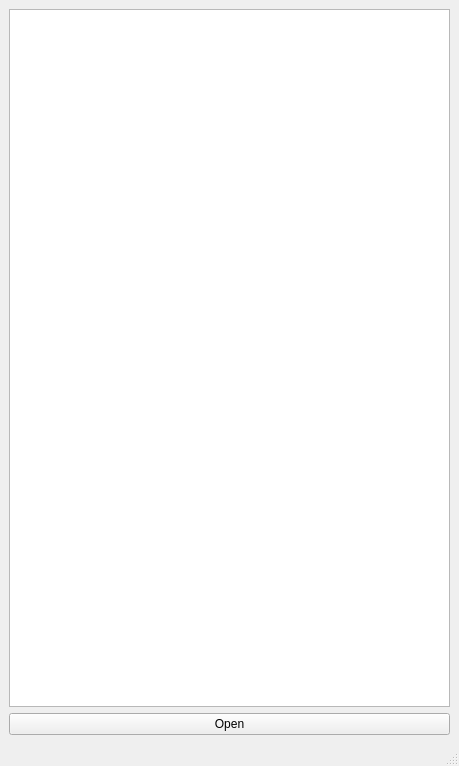
<?xml version="1.0" encoding="UTF-8"?>
<ui version="4.0">
 <class>MainWindow</class>
 <widget class="QMainWindow" name="MainWindow">
  <property name="geometry">
   <rect>
    <x>0</x>
    <y>0</y>
    <width>459</width>
    <height>766</height>
   </rect>
  </property>
  <property name="windowTitle">
   <string>Project</string>
  </property>
  <widget class="QWidget" name="centralwidget">
   <layout class="QVBoxLayout" name="verticalLayout">
    <item>
     <widget class="QTreeWidget" name="treeWidget">
      <attribute name="headerVisible">
       <bool>false</bool>
      </attribute>
      <column>
       <property name="text">
        <string notr="true">1</string>
       </property>
      </column>
     </widget>
    </item>
    <item>
     <widget class="QPushButton" name="pushButton">
      <property name="text">
       <string>Open</string>
      </property>
     </widget>
    </item>
   </layout>
  </widget>
  <widget class="QMenuBar" name="menubar">
   <property name="geometry">
    <rect>
     <x>0</x>
     <y>0</y>
     <width>459</width>
     <height>22</height>
    </rect>
   </property>
  </widget>
  <widget class="QStatusBar" name="statusbar"/>
 </widget>
 <resources/>
 <connections/>
</ui>
